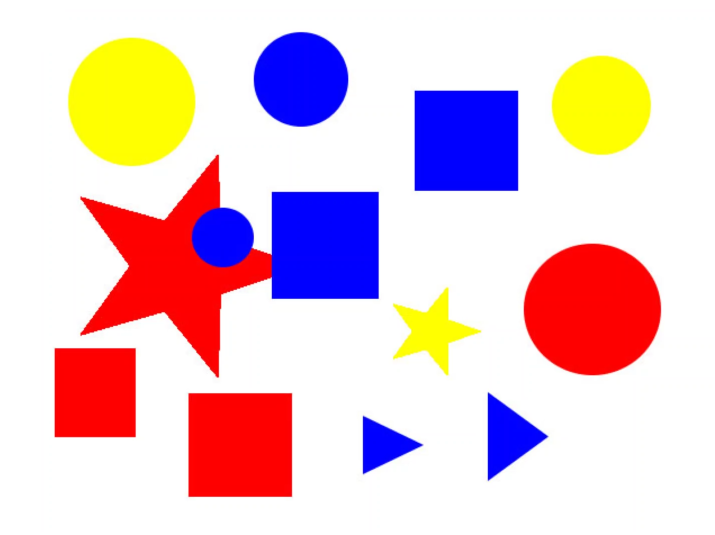
#> input picture practica_9_algoritmos/img_c1.png, 1429 x 1069 px (shown at 1/2 size)
$ python -i main.py   (imports and definitions only)
#> lines starting #> are read from the running program, lines starting #| are printed output that depends on the picture; after the words box and inside, x2 and y2 are one past the last pixel; in counts of white or black regions, pixels touching at a corner belong together
import cv2
import  numpy as np
import threading

class Cliente():
    def __init__(self):
        imagen = cv2.imread('img_c1.png',1)
#> imagen is the input picture: shape (1069, 1429, 3); mean B, G, R 207.4, 199, 230.5
        self.mascaraRojo = self.mascaraAmarillo = self.mascaraAzul = None

        """img1 = self.getTriangulo(imagen.copy(),'rojo')
        cv2.imshow('img tria',img1)"""

    def getColor(self,color):
        return self.colores[color]

    def getTriangulo(self,imagen,color=None):
        return self.getFiguraGeometrica(imagen,color,3)

    def getCuadrado(self,imagen,color=None):
        return self.getFiguraGeometrica(imagen,color,4)

    def getCirculo(self,imagen,color=None):
        return self.getFiguraGeometrica(imagen,color,8)

    def getEstrella(self,imagen,color=None):
        return self.getFiguraGeometrica(imagen,color,10)

    def getFiguraGeometrica(self,imagen,color,tamanio):
        contornos = hier = None
        if color != None:
            imagenPreprocesada = self.getImagenPreprocesada(imagen,color)
            contornos,hier = cv2.findContours(imagenPreprocesada,cv2.RETR_EXTERNAL,cv2.CHAIN_APPROX_SIMPLE)
        else:
            imagenPreprocesada = self.getImagenPreprocesada(imagen)
            imagenCanny = cv2.Canny(imagenPreprocesada,50,350)
            contornos,hier = cv2.findContours(imagenCanny,cv2.RETR_EXTERNAL,cv2.CHAIN_APPROX_SIMPLE)

        for cnt in contornos:
            approx = cv2.approxPolyDP(cnt,0.03*cv2.arcLength(cnt,True),True)
            print(" -> ", len(approx))
            if len(approx) == tamanio:
                cv2.drawContours(imagen,[cnt],0,(0,0,0),2)
        return imagen

    def getImagenPreprocesada(self,imagen,color=None):
        imagenHSV = cv2.cvtColor(imagen,cv2.COLOR_BGR2HSV)
#> imagenHSV: shape (1069, 1429, 3); mean H, S, V 22.7, 71.6, 254.4
        imagenGauss = None
        imagenEqualizada = None

        h_rojo = threading.Thread(name='mascaraRojo',target=self.getMascaraColorRojo(imagenHSV))
        h_amarillo = threading.Thread(name='mascaraAmarillo',target=self.getMascaraColorAmarillo(imagenHSV))
        h_azul = threading.Thread(name='mascaraAzul',target=self.getMascaraColorAzul(imagenHSV))

        h_rojo.daemon = True
        h_amarillo.daemon = True
        h_azul.daemon = True

        h_rojo.start()
        h_amarillo.start()
        h_azul.start()

        h_rojo.join()
        h_amarillo.join()
        h_azul.join()

        if color != None:
            if color == 'rojo':
                imagenGauss = cv2.GaussianBlur(self.mascaraRojo,(11,11),0)
                imagenEqualizada = cv2.equalizeHist(imagenGauss)
            elif color == 'amarillo':
                imagenGauss = cv2.GaussianBlur(self.mascaraAmarillo,(11,11),0)
                imagenEqualizada = cv2.equalizeHist(imagenGauss)
            else: #azul
                imagenGauss = cv2.GaussianBlur(self.mascaraAzul,(11,11),0)
                imagenEqualizada = cv2.equalizeHist(imagenGauss)
        else: #todos los colores
            mascara = cv2.add(self.mascaraRojo,self.mascaraAmarillo)
            mascara = cv2.add(mascara,self.mascaraAzul)
            imagenGauss = cv2.GaussianBlur(mascara,(11,11),0)
            imagenEqualizada = cv2.equalizeHist(imagenGauss)

        return imagenEqualizada

    def getMascaraColorRojo(self,imagenHSV):
        rangoMinimoRojo1 = np.array([0,65,75])
        rangoMaximoRojo1 = np.array([12, 255, 255])
        rangoMinimoRojo2 = np.array([240,65,75])
        rangoMaximoRojo2 = np.array([256, 255, 255])
        mascaraRojo1 = cv2.inRange(imagenHSV,rangoMinimoRojo1,rangoMaximoRojo1)
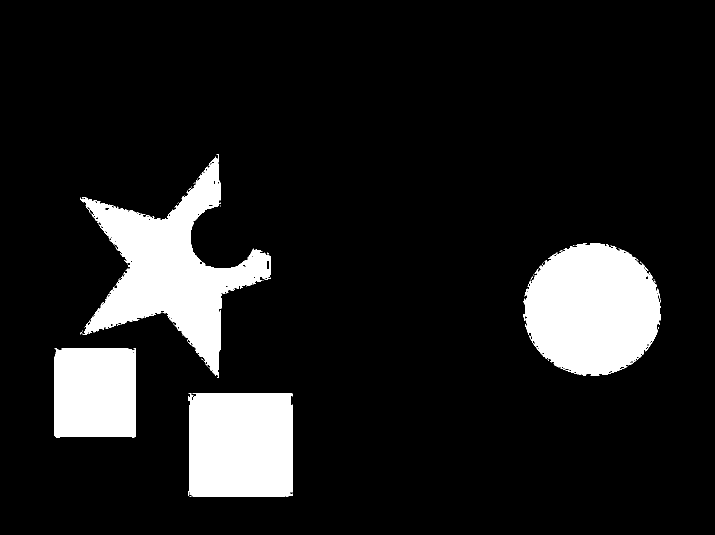
#> mascaraRojo1: shape (1069, 1429) (shown at 1/2 size); 12.1% white; 68 white regions (63 under 20 px), largest, box (x1, y1, x2, y2) and area: (160, 309, 542, 756) 58522, (1047, 487, 1322, 751) 55612, (376, 786, 585, 994) 42227, (109, 696, 272, 875) 28579, (1221, 491, 1233, 495) 22
        mascaraRojo2 = cv2.inRange(imagenHSV,rangoMinimoRojo2,rangoMaximoRojo2)
#> mascaraRojo2: shape (1069, 1429); every value is 0
        self.mascaraRojo = cv2.add(mascaraRojo1,mascaraRojo2)

    def getMascaraColorAmarillo(self,imagenHSV):
        rangoMinimoAmarillo = np.array([20,100,20])
        rangoMaximoAmarillo = np.array([32,255,255])
        mascaraAmarillo = cv2.inRange(imagenHSV,rangoMinimoAmarillo,rangoMaximoAmarillo)
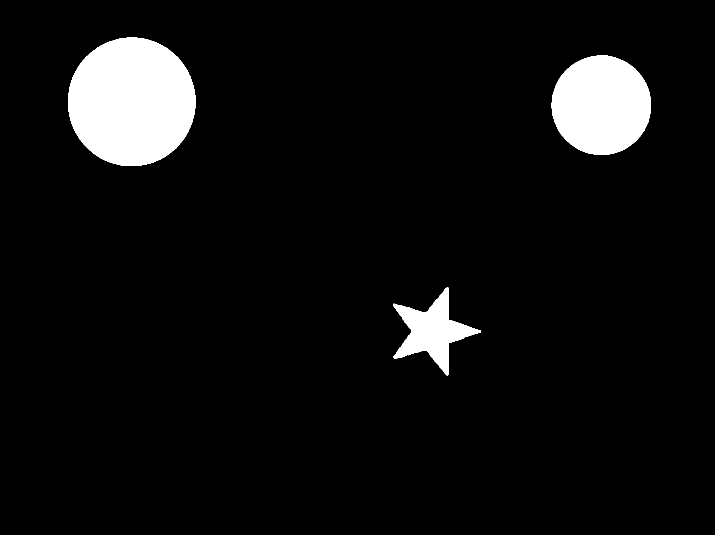
#> mascaraAmarillo: shape (1069, 1429) (shown at 1/2 size); 6.2% white; 3 white regions, box (x1, y1, x2, y2) and area: (136, 75, 391, 332) 51579, (1103, 111, 1302, 310) 31062, (786, 575, 962, 751) 11728
        self.mascaraAmarillo = mascaraAmarillo

    def getMascaraColorAzul(self,imagenHSV):
        rangoMinimoAzul = np.array([100,65,75])
        rangoMaximoAzul = np.array([130,255,255])
        mascaraAzul = cv2.inRange(imagenHSV,rangoMinimoAzul,rangoMaximoAzul)
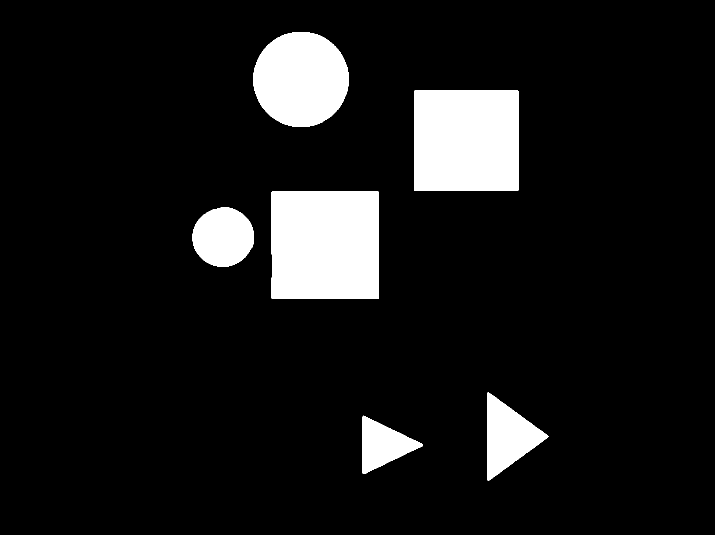
#> mascaraAzul: shape (1069, 1429) (shown at 1/2 size); 9.6% white; 6 white regions, box (x1, y1, x2, y2) and area: (543, 383, 758, 598) 46175, (829, 181, 1037, 382) 41806, (507, 64, 697, 254) 28539, (385, 415, 508, 534) 11409, (975, 785, 1097, 962) 11152, (725, 831, 846, 948) 7419
        self.mascaraAzul = mascaraAzul

cliente = Cliente()
# [2 lines not run here, left out]

>>> import cv2
>>> picture = cv2.imread('img_c1.png')
>>> result = Cliente().getTriangulo(picture)
#> in getImagenPreprocesada, `mascara = cv2.add(self.mascaraRojo,self.mascaraAmarillo)`: mascara: shape (1069, 1429); 18.3% white; 71 white regions (63 under 20 px), largest, box (x1, y1, x2, y2) and area: (160, 309, 542, 756) 58522, (1047, 487, 1322, 751) 55612, (136, 75, 391, 332) 51579
#> in getImagenPreprocesada, `mascara = cv2.add(mascara,self.mascaraAzul)`:
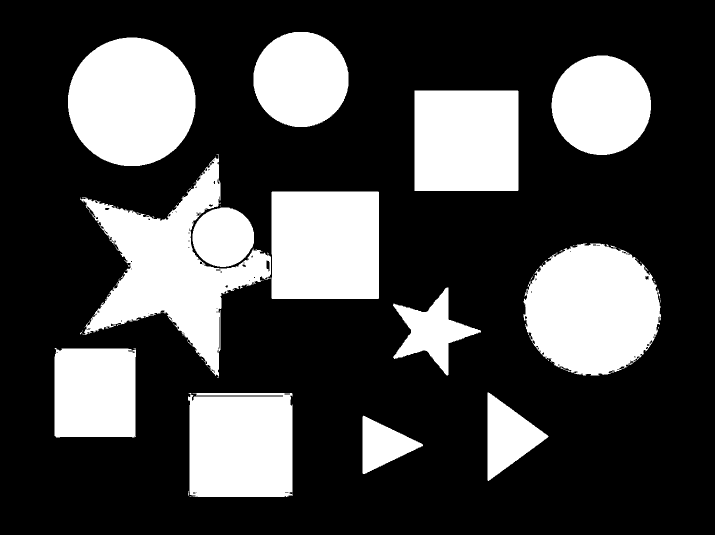
#> mascara: shape (1069, 1429) (shown at 1/2 size); 27.9% white; 77 white regions (63 under 20 px), largest, box (x1, y1, x2, y2) and area: (160, 309, 542, 756) 58522, (1047, 487, 1322, 751) 55612, (136, 75, 391, 332) 51579
#> in getImagenPreprocesada, `imagenEqualizada = cv2.equalizeHist(imagenGauss)`:
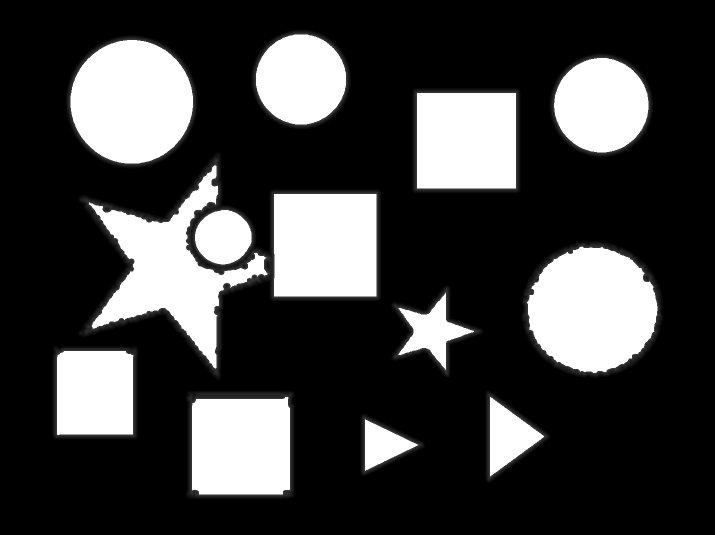
#> imagenEqualizada: shape (1069, 1429) (shown at 1/2 size); min 0, max 255, mean 64.1
#> in getFiguraGeometrica, `imagenCanny = cv2.Canny(imagenPreprocesada,50,350)`:
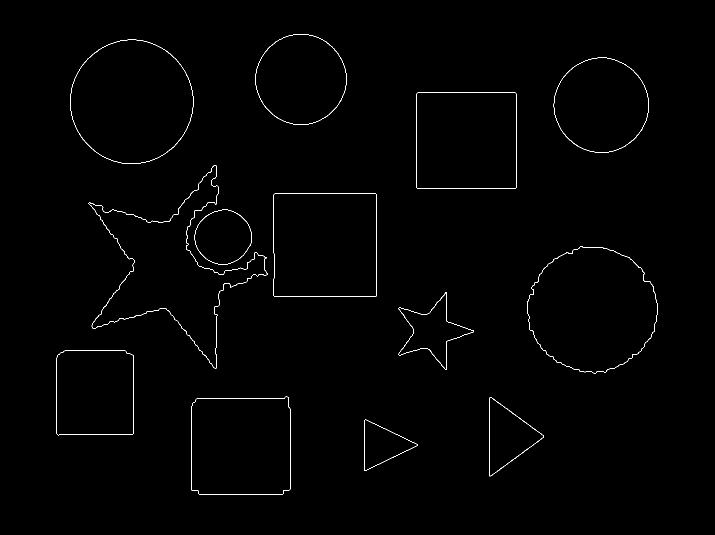
#> imagenCanny: shape (1069, 1429) (shown at 1/2 size); 0.62% white in thin lines or dots, all inside (x1, y1, x2, y2) = (113, 68, 1316, 990)
#> in getFiguraGeometrica, `contornos,hier = cv2.findContours(imagenCanny,cv2.RETR_EXTERNAL,cv2.CH..`: contornos = 13 contours; largest, box (x1, y1, x2, y2) and area: (1054, 493, 1316, 747) 50000, (140, 79, 387, 328) 47610, (177, 330, 536, 737) 46650, (547, 387, 754, 594) 42378, (833, 185, 1033, 378) 38200
#> the loop in getFiguraGeometrica, `for cnt in contornos:` made 13 passes
#> approx on passes 1, 3, 4, 8, 10: [[729, 941], [835, 889], [730, 839]], [[576, 794], [393, 797], [383, 980], [578, 980]], [[116, 709], [114, 869], [264, 869], [266, 710]], [[549, 387], [547, 591], [751, 593], [753, 389]], [[833, 187], [835, 377], [1032, 375], [1030, 185]]
#|  ->  3
#|  ->  6
#|  ->  4
#|  ->  4
#|  ->  10
#|  ->  8
#|  ->  8
#|  ->  4
#> (further printed lines are left out)
#> after the loop in getFiguraGeometrica, `for cnt in contornos:`:
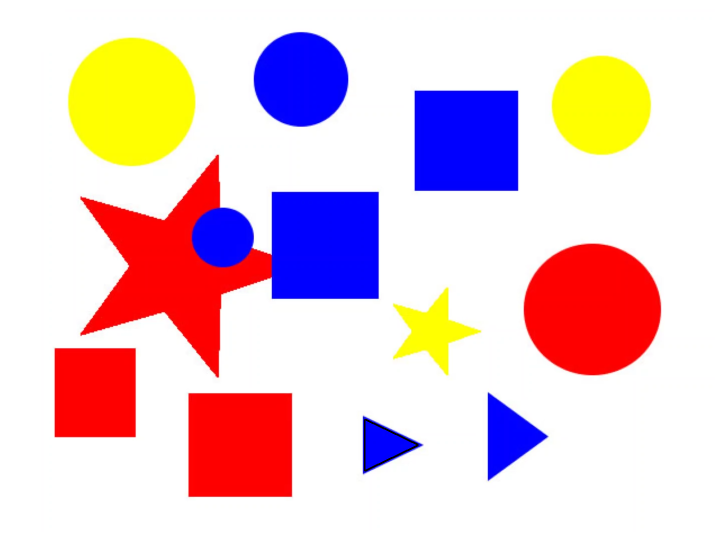
#> imagen: shape (1069, 1429, 3) (shown at 1/2 size); 0.07% of pixels changed, all inside (x1, y1, x2, y2) = (728, 838, 837, 943)

$ run again, on practica_9_algoritmos/img1.png
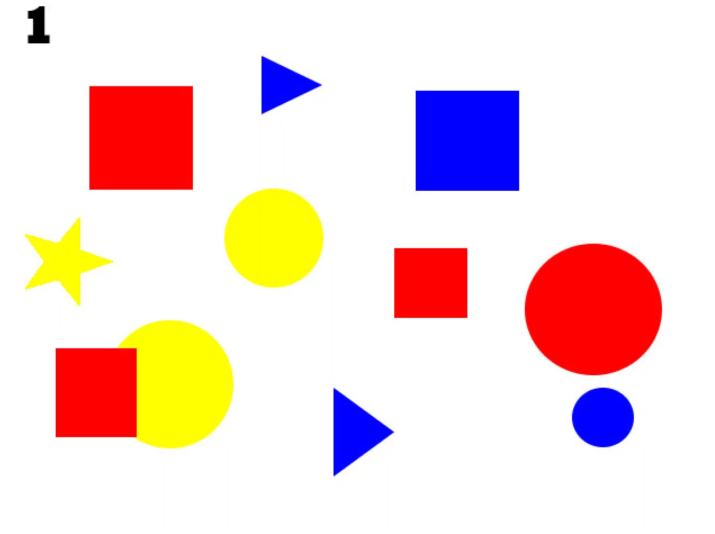
#> input picture practica_9_algoritmos/img1.png, 1429 x 1067 px (shown at 1/2 size)
#> picture is the input picture: shape (1067, 1429, 3); mean B, G, R 215.4, 217.8, 242.5
#> imagenHSV: shape (1067, 1429, 3); mean H, S, V 13.5, 51.1, 254.3
#> in getMascaraColorRojo, `mascaraRojo1 = cv2.inRange(imagenHSV,rangoMinimoRojo1,rangoMaximoRojo1)`:
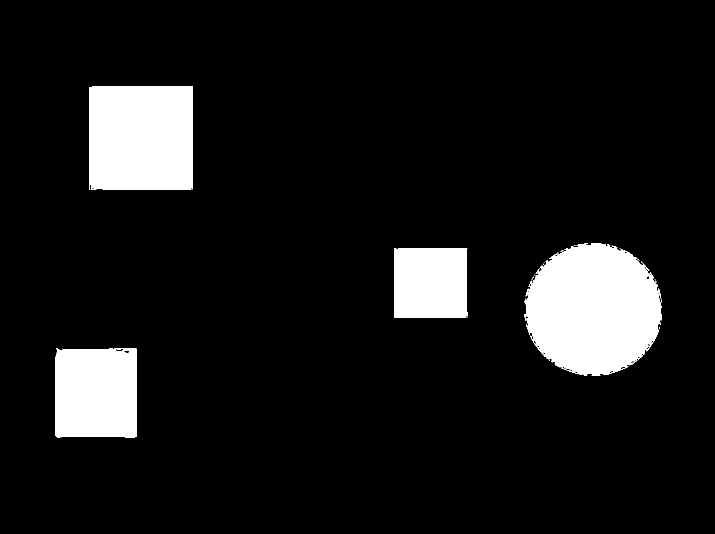
#> mascaraRojo1: shape (1067, 1429) (shown at 1/2 size); 9.7% white; 27 white regions (22 under 20 px), largest, box (x1, y1, x2, y2) and area: (1049, 487, 1324, 751) 55613, (178, 172, 386, 380) 42960, (111, 696, 273, 875) 28459, (788, 496, 935, 636) 20021, (1223, 491, 1235, 495) 22
#> mascaraRojo2: shape (1067, 1429); every value is 0
#> mascaraAmarillo: shape (1067, 1429); 5.6% white; 3 white regions, box (x1, y1, x2, y2) and area: (235, 640, 467, 897) 42778, (449, 377, 647, 575) 31050, (50, 435, 226, 611) 11712
#> mascaraAzul: shape (1067, 1429); 4.7% white; 4 white regions, box (x1, y1, x2, y2) and area: (831, 181, 1039, 382) 41806, (1143, 775, 1268, 895) 11886, (666, 776, 788, 953) 11211, (522, 111, 643, 229) 7432
#> imagenCanny: shape (1067, 1429); 0.44% white in thin lines or dots, all inside (x1, y1, x2, y2) = (61, 119, 1318, 944)
#> contornos = 11 contours, 1 with area under 20; largest, box (x1, y1, x2, y2) and area: (1056, 493, 1318, 747) 50006, (182, 176, 382, 376) 39290, (245, 644, 463, 893) 38874, (835, 185, 1035, 378) 38200, (453, 381, 643, 571) 27986
#> the loop in getFiguraGeometrica, `for cnt in contornos:` made 11 passes
#> approx on passes 1, 3, 5, 9, 10: [[670, 784], [673, 943], [779, 863]], [[266, 701], [116, 711], [116, 869], [268, 868]], [[801, 500], [795, 626], [927, 630], [928, 502]], [[835, 187], [837, 377], [1034, 375], [1032, 185]], [[184, 178], [187, 371], [375, 374], [381, 178]]
#> (printed output is left out)
#> after the loop in getFiguraGeometrica, `for cnt in contornos:`:
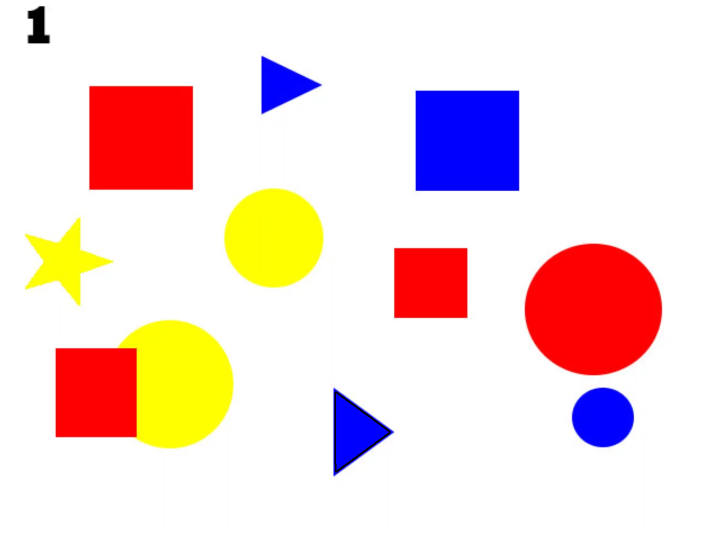
#> imagen: shape (1067, 1429, 3) (shown at 1/2 size); 0.09% of pixels changed, all inside (x1, y1, x2, y2) = (669, 783, 781, 945)
